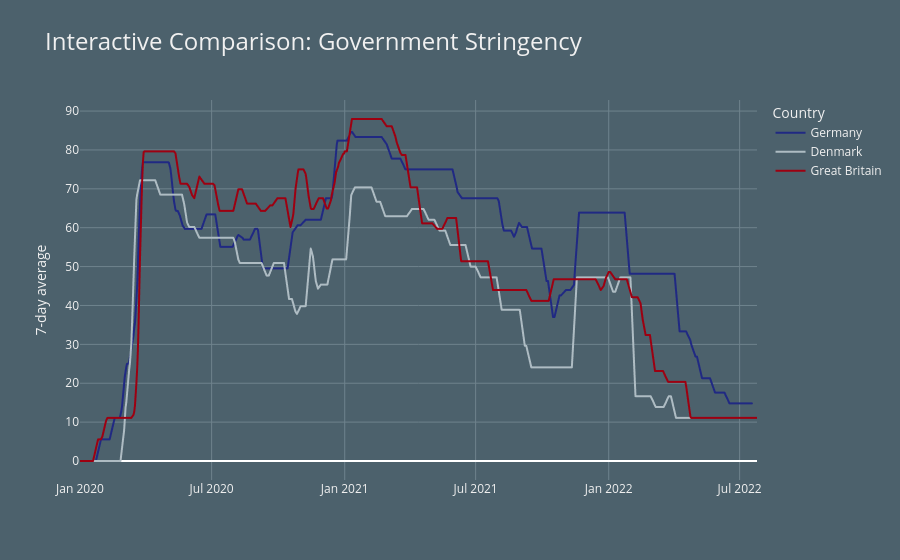

The code cell stored with this chart in its notebook:
### Markdown cell above
## Interactive comparison: deaths over time

This chart supports interactive comparison of death patterns across Denmark, Germany, and Great Britain.

### Code cell
fig = px.line(
    gov_compare,
    x="date",
    y="stringency_7d",
    color="country",
    color_discrete_map={
        "Denmark": "#AEBCC3",
        "Germany": "#202983",
        "Great Britain": "#9D0011",
    },
    title="Interactive Comparison: Government Stringency",
)

fig.update_layout(
    paper_bgcolor="#4C616C",
    plot_bgcolor="#4C616C",
    font=dict(color="#F0F0F0"),
    title_font=dict(size=24, color="#F0F0F0"),
    xaxis_title="",
    yaxis_title="7-day average",
    legend_title="Country",
    hovermode="x unified"
)

fig.update_xaxes(showgrid=True, gridcolor="#6F838D")
fig.update_yaxes(showgrid=True, gridcolor="#6F838D")

fig.show()

### Figure 1 — Plotly figure (JSON) as saved in the notebook; plotly's stock layout.template omitted (floating-point values rounded to 4 significant figures; data arrays with more than 128 entries replaced by an {"elided": "..."} marker saying what was removed)
{"data": [{"hovertemplate": "country=Germany<br>date=%{x}<br>stringency_7d=%{y}<extra></extra>", "legendgroup": "Germany", "line": {"color": "#202983", "dash": "solid"}, "marker": {"symbol": "circle"}, "mode": "lines", "name": "Germany", "showlegend": true, "type": "scattergl", "x": {"elided": "930 str values"}, "xaxis": "x", "y": {"elided": "930 float values"}, "yaxis": "y"}, {"hovertemplate": "country=Denmark<br>date=%{x}<br>stringency_7d=%{y}<extra></extra>", "legendgroup": "Denmark", "line": {"color": "#AEBCC3", "dash": "solid"}, "marker": {"symbol": "circle"}, "mode": "lines", "name": "Denmark", "showlegend": true, "type": "scattergl", "x": {"elided": "920 str values"}, "xaxis": "x", "y": {"elided": "920 float values"}, "yaxis": "y"}, {"hovertemplate": "country=Great Britain<br>date=%{x}<br>stringency_7d=%{y}<extra></extra>", "legendgroup": "Great Britain", "line": {"color": "#9D0011", "dash": "solid"}, "marker": {"symbol": "circle"}, "mode": "lines", "name": "Great Britain", "showlegend": true, "type": "scattergl", "x": {"elided": "937 str values"}, "xaxis": "x", "y": {"elided": "937 float values"}, "yaxis": "y"}], "layout": {"font": {"color": "#F0F0F0"}, "hovermode": "x unified", "legend": {"title": {"text": "Country"}, "tracegroupgap": 0}, "paper_bgcolor": "#4C616C", "plot_bgcolor": "#4C616C", "title": {"font": {"color": "#F0F0F0", "size": 24}, "text": "Interactive Comparison: Government Stringency"}, "xaxis": {"anchor": "y", "domain": [0, 1], "gridcolor": "#6F838D", "showgrid": true, "title": {"text": ""}}, "yaxis": {"anchor": "x", "domain": [0, 1], "gridcolor": "#6F838D", "showgrid": true, "title": {"text": "7-day average"}}}}
